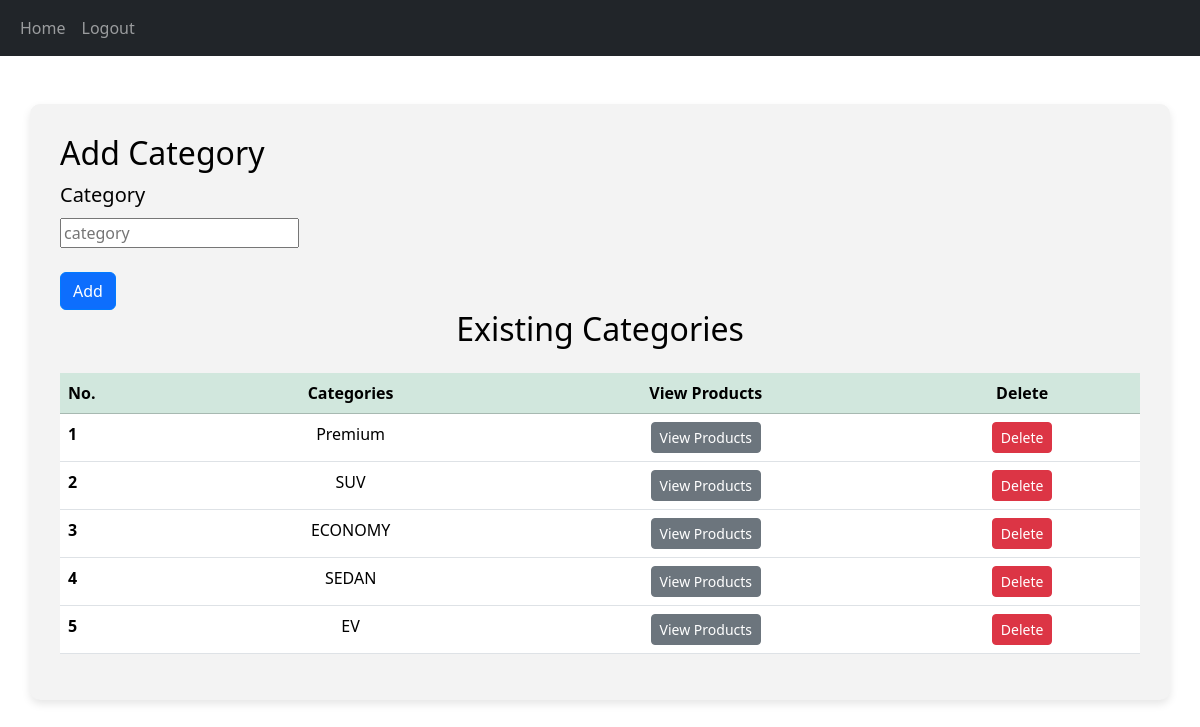
The app's page /add_category (signed in) with its own data.
### app/models.py (models this page shows)
class Category(models.Model):
    category= models.TextField()

### app/views.py (the view)
# urls.py: path('add_category',views.add_category),
def add_category(req):
    if 'admin' in req.session:
        if req.method == 'POST':
            category=req.POST['category']
            data=Category.objects.create(category=category)
            data.save()
            return redirect(add_category)
        else:
            data=Category.objects.all()
            return render(req,'admin/add_category.html',{'data':data})
    else:
         return redirect(cargo_home)

### templates/admin/add_category.html (shortened to what this page needs)
<!DOCTYPE html>
<html lang="en">
<head>
  {% load static %}
    <link href="https://cdn.jsdelivr.net/npm/bootstrap@5.3.3/dist/css/bootstrap.min.css" rel="stylesheet">
</head>
<body>
    <nav class="navbar navbar-expand-sm bg-dark navbar-dark">
        <div class="container-fluid">
          <div class="collapse navbar-collapse" id="collapsibleNavbar">
            <ul class="navbar-nav">
                <li class="nav-item">
                    <a class="nav-link" href="admin_home">Home</a>
                </li>
              <li class="nav-item">
                <a class="nav-link" href="logout">Logout</a>
              </li>
            </ul>
          </div>
        </div>
      </nav>
    <div class="container mt-5">
      <h2>Add Category</h2>
        <form action="" method="post" enctype="multipart/form-data">
             <div class="col-md-6">
                <label for="category" class="form-label">Category</label><br>
                <input type="text" name="category" id="" placeholder="category">
             </div>
             <div class="col-12">
                <br>
                <input class="btn btn-primary" type="submit" value="Add">
             </div>
        </form>
        <h2 class="text-center mb-4">Existing Categories</h2>
        <table class="table table-hover">
            <thead>
                <tr class="table-success">
                    <th scope="col">No.</th>
                    <th scope="col" class="text-center">Categories</th>
                    <th scope="col" class="text-center">View Products</th>
                    <th scope="col" class="text-center">Delete</th>
                </tr>
            </thead>
            <tbody>
                {% for i in data %}
                    <tr>
                        <th scope="row">{{ forloop.counter }}</th>
                        <td class="text-center">{{ i.category }}</td>
                        <td class="text-center"><a href="view_cat/{{i.pk }}" class="btn btn-secondary btn-sm">View Products</a></td>
                        <td class="text-center"><a href="delete_category/{{ i.pk }}" class="btn btn-danger btn-sm">Delete</a></td>
                    </tr>
                {% endfor %}
            </tbody>
        </table>
    </div>
</body>
</html>

### templates/admin/add_category.html (style rules this page uses)
nav { background-color: black; }
h2 { color: rgb(0, 0, 0); }
label { color: rgb(2, 2, 2); font-size: 20px; }
.container { background-color: rgb(243, 243, 243); padding: 30px; border-radius: 10px; box-shadow: 0px 4px 8px rgba(0, 0, 0, 0.1); }
form { width: 700px; }
.btn-primary { border-color: #007bff; }

### records on screen
Category: category "Premium"
Category: category "SUV"
Category: category "ECONOMY"
Category: category "SEDAN"
Category: category "EV"
